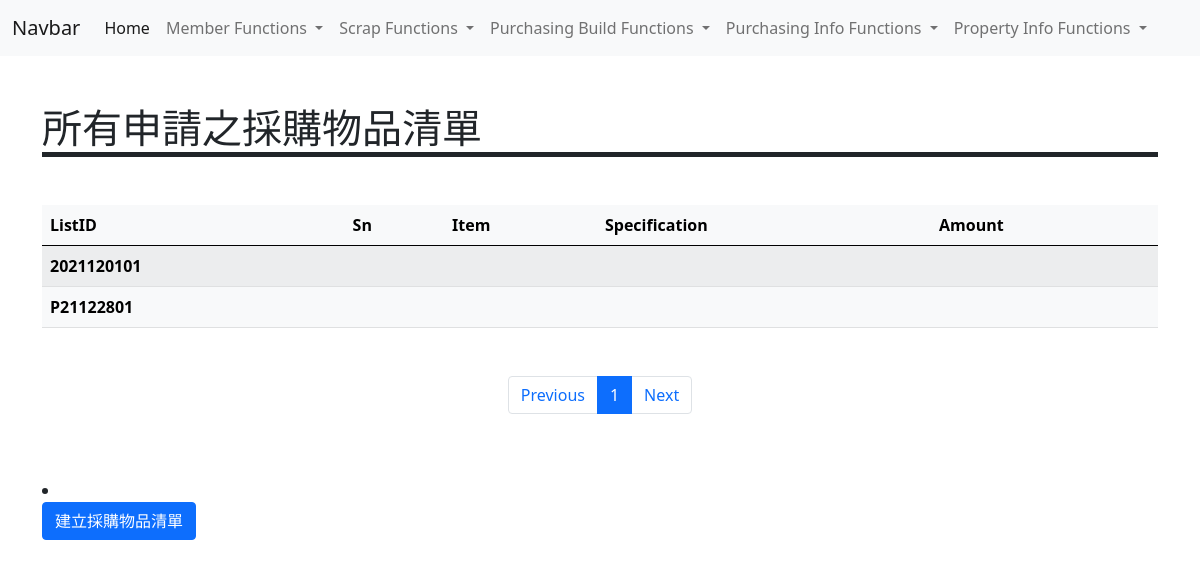
Before: /pc_build/ with the older database file.
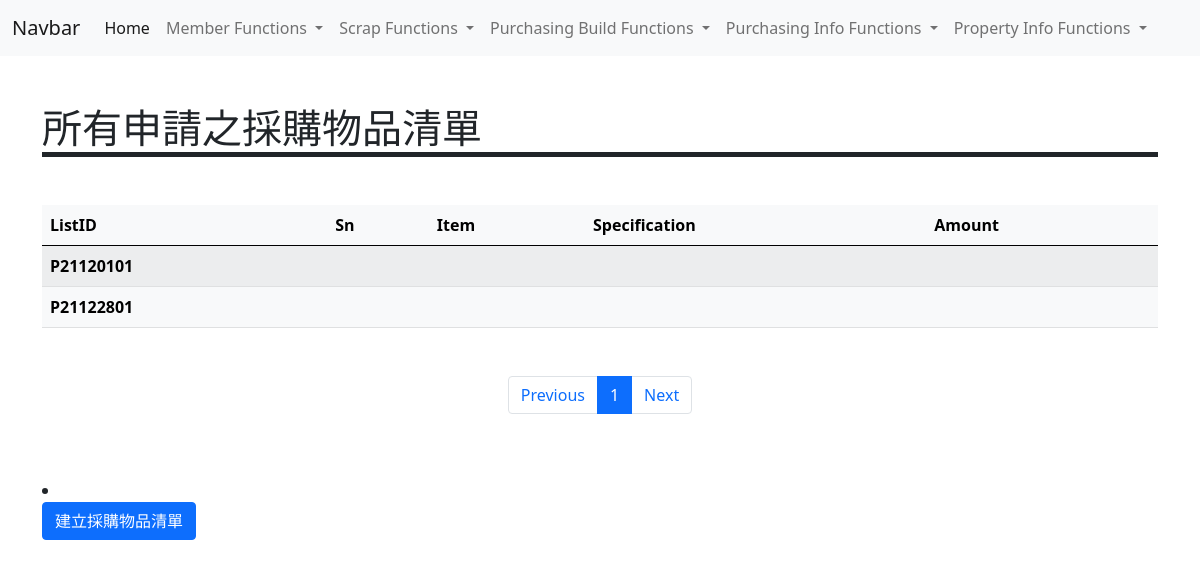
After: the same page with the newer database file.
### tables this page shows
CREATE TABLE "PurchasingInfo"(
	"Applicant_ID" [nchar](10) NULL,
	"List_ID" [nchar](10) NOT NULL,
	"SubmitDate" [date] NULL,
	"Purchaser_ID" [nchar](10) NULL,
	"AcceptDate" [date] NULL,
	"TransactionDate" [date] NULL,
	"DeliveryDate" [date] NULL,
	"Supplier_ID" [nchar](10) NULL,
	PRIMARY KEY("List_ID"),
	FOREIGN KEY ("Applicant_ID") REFERENCES Member(Member_ID),
	FOREIGN KEY ("Purchaser_ID") REFERENCES Member(Member_ID),
	FOREIGN KEY ("Supplier_ID") REFERENCES Supplier(Supplier_ID)
);

### view/purchase_build.py (the view)
@pc_build_app.route('/')
def index(): #show PurchasingList
    page = int(request.args.get('page') if request.args.get('page') else 1)
    each_page = 30
    connection  = engine.connect()
    query = db.select(func.count()).select_from(table_PurchasingInfo)
    proxy = connection.execute(query)
    total_pages = math.ceil(proxy.fetchall()[0][0]/each_page)
    query = db.select(table_PurchasingInfo).limit(each_page).offset((page-1)*each_page)
    proxy = connection.execute(query)
    results = proxy.fetchall()
    print(results[0].keys())
    connection.close()
    return render_template('PurchasingList_table.html',
                           page_header="所有申請之採購物品清單",
                           total_pages=total_pages,
                           outputs=results,
                           page=page)

### view/member_register.py (called while the page is built)
@event.listens_for(Engine, "connect")
def set_sqlite_pragma(dbapi_connection, connection_record):
    cursor = dbapi_connection.cursor()
    cursor.execute("PRAGMA foreign_keys=ON")
    cursor.close()

### view/purchase_build.py (called while the page is built)
@event.listens_for(Engine, "connect")
def set_sqlite_pragma(dbapi_connection, connection_record):
    cursor = dbapi_connection.cursor()
    cursor.execute("PRAGMA foreign_keys=ON")
    cursor.close()

### view/purchase_info.py (called while the page is built)
@event.listens_for(Engine, "connect")
def set_sqlite_pragma(dbapi_connection, connection_record):
    cursor = dbapi_connection.cursor()
    cursor.execute("PRAGMA foreign_keys=ON")
    cursor.close()

### templates/purchasingList_table.html (shortened to what this page needs)
{% extends "parts/base.html" %}
{% block page_content %}
{{ super() }}
<table class="table table-light table-striped table-hover mt-5">
    <thead>
      <tr>
        <th scope="col">ListID</th>
        <th scope="col">Sn</th>
        <th scope="col">Item</th>
        <th scope="col">Specification</th>
        <th scope="col">Amount</th>
      </tr>
    </thead>
    <tbody>
        {% for col in outputs %}
        <tr>
            <th scope="row">{{ col['List_ID'] }}</th>
            <td>{{ col['Sn'] }}</td>
            <td>{{ col['Item'] }}</td>
            <td>{{ col['Specification'] }}</td>
            <td>{{ col['Amount'] }}</td>
          </tr>
        {% endfor %}
    </tbody>
  </table>
<ul class="pagination  justify-content-center mt-5">
    <li class="page-item"><a class="page-link" href="/data-list?page={{ page-1 }}">Previous</a></li>
    {% for p in range(1,total_pages+1 ) %}
    <li class="page-item {{'active' if p==page else ''}}"><a class="page-link" href="/data-list?page={{p}}">{{ p }}</a></li>
    {% endfor %}
    <li class="page-item"><a class="page-link" href="/data-list?page={{ page+1 }}">Next</a></li>
</ul>
<li class="page-item">
  <form action="/pc_build/pclist_submit">
    <button class="btn btn-primary">建立採購物品清單</button>
  </form>
</li>
{% endblock page_content %}

Changed rows visible on the page:
removed PurchasingInfo: List_ID "2021120101"
added PurchasingInfo: List_ID "P21120101"
